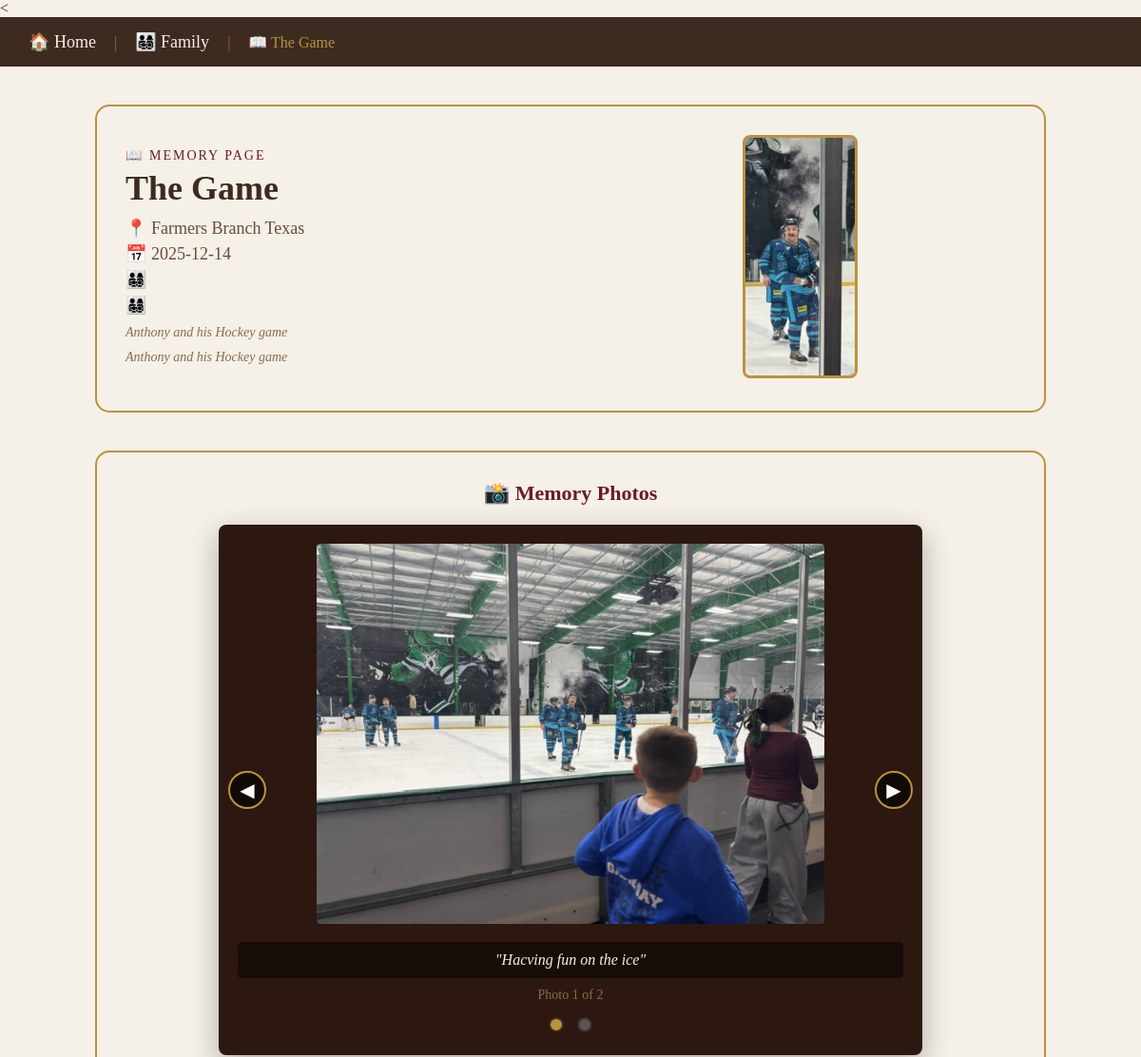
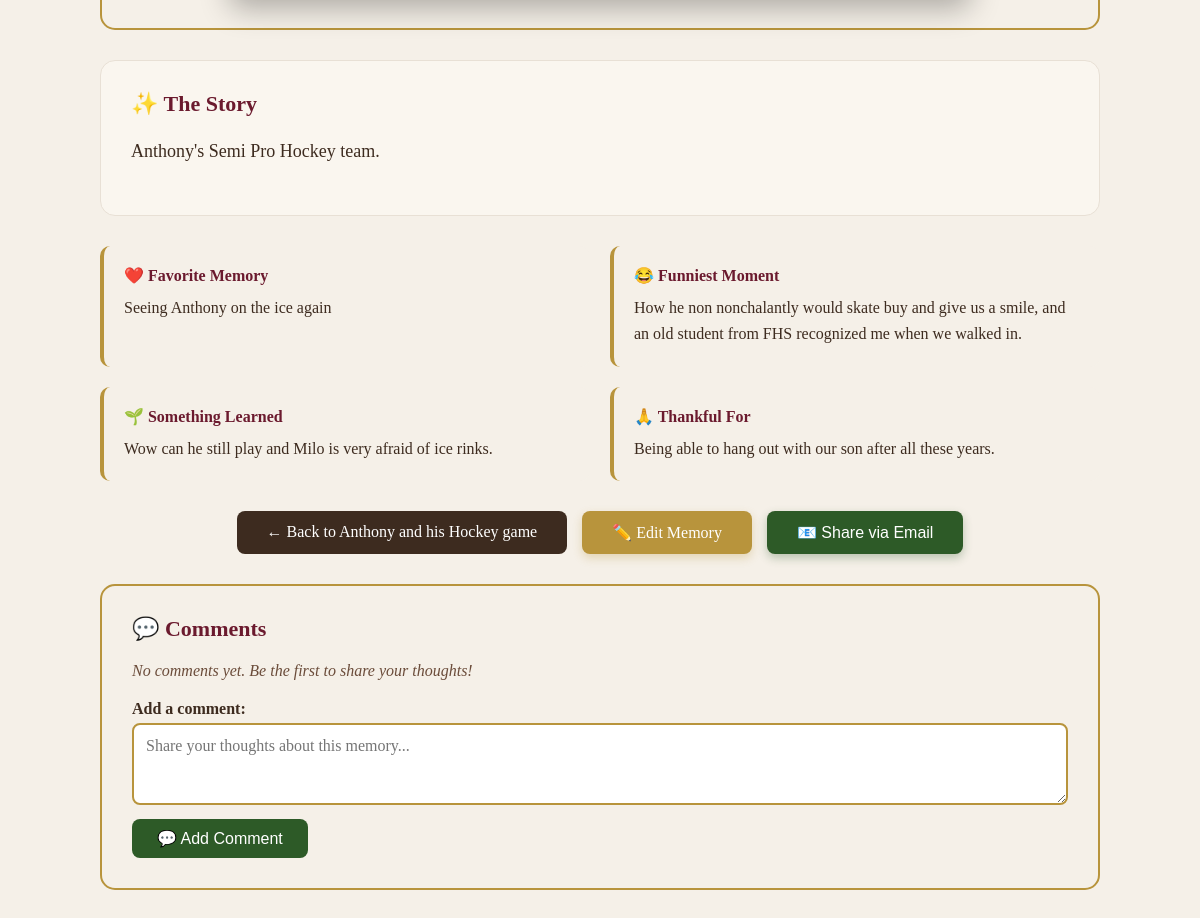
Screenshot of /memory/5 (signed in) with the database file from the repository (2 pictures, top to bottom).
### tables this page shows
CREATE TABLE posts (
            id INTEGER PRIMARY KEY AUTOINCREMENT,
            family_id INTEGER NOT NULL,
            event_id INTEGER,
            title TEXT NOT NULL,
            adventure_day TEXT,
            date TEXT,
            people TEXT,
            story TEXT,
            favorite_memory TEXT,
            funniest_moment TEXT,
            something_learned TEXT,
            thankful_for TEXT,
            rating TEXT,
            adventure_photo TEXT,
            hero_caption TEXT,
            latitude REAL,
            longitude REAL,
            FOREIGN KEY(family_id) REFERENCES families(id),
            FOREIGN KEY(event_id) REFERENCES events(id)
        );

CREATE TABLE events (
            id INTEGER PRIMARY KEY AUTOINCREMENT,
            family_id INTEGER NOT NULL,
            name TEXT NOT NULL,
            year TEXT,
            location TEXT,
            description TEXT, month TEXT,
            FOREIGN KEY(family_id) REFERENCES families(id)
        );

CREATE TABLE adventure_photos (
            id INTEGER PRIMARY KEY AUTOINCREMENT,
            family_id INTEGER NOT NULL,
            adventure_id INTEGER NOT NULL,
            filename TEXT NOT NULL,
            caption TEXT,
            uploaded_at TIMESTAMP DEFAULT CURRENT_TIMESTAMP,
            display_order INTEGER DEFAULT 0,
            FOREIGN KEY(family_id) REFERENCES families(id),
            FOREIGN KEY(adventure_id) REFERENCES posts(id) ON DELETE CASCADE
        );

### app.py (the view)
@app.route("/memory/<int:memory_id>")
def memory_detail(memory_id):
    conn = get_db_connection()
    adventure = conn.execute("SELECT * FROM posts WHERE id = ? AND family_id = ?", (memory_id, current_user.family_id)).fetchone()
    if adventure is None:
        conn.close()
        return "Memory not found", 404
    event = conn.execute("SELECT * FROM events WHERE id = ?", (adventure["event_id"],)).fetchone()
    additional_photos = conn.execute(
        "SELECT * FROM adventure_photos WHERE adventure_id = ? ORDER BY display_order, uploaded_at",
        (memory_id,)
    ).fetchall()
    tagged_people = conn.execute("""
        SELECT family_members.*
        FROM family_members
        JOIN memory_people ON family_members.id = memory_people.family_member_id
        WHERE memory_people.memory_id = ?
        ORDER BY family_members.name
    """, (memory_id,)).fetchall()
    comments = conn.execute("""
        SELECT comments.*, users.username
        FROM comments
        JOIN users ON comments.user_id = users.id
        WHERE comments.memory_id = ?
        ORDER BY comments.created_at DESC
    """, (memory_id,)).fetchall()
    conn.close()
    return render_template("adventure.html",
                          adventure=adventure,
                          event=event,
                          additional_photos=additional_photos,
                          tagged_people=tagged_people,
                          comments=comments)

### app.py (called while the page is built)
def get_db_connection():
    conn = sqlite3.connect(DB_NAME)
    conn.row_factory = sqlite3.Row
    return conn

@login_manager.user_loader
def load_user(user_id):
    conn = get_db_connection()
    user = conn.execute("SELECT * FROM users WHERE id = ?", (user_id,)).fetchone()
    conn.close()
    if user:
        return User(
            user["id"],
            user["family_id"],
            user["username"],
            user["email"],
            user["full_name"],
            user["is_admin"]
        )
    return None

@app.context_processor
def inject_user():
    return dict(current_user=current_user)

### templates/adventure.html (shortened to what this page needs)
<!DOCTYPE html>
<html lang="en">
<<head>
</head>
<body>
<div class="nav">
    <div>
        <a href="/">🏠 Home</a>
        <span style="margin: 0 15px; color: #8b6b4a;">|</span>
        <a href="/family-members">👨‍👩‍👧‍👦 Family</a>
        <span style="margin: 0 15px; color: #8b6b4a;">|</span>
        <span style="color: #b8943c;">📖 {{ adventure.title }}</span>
    </div>
</div>
<div class="container">
    <div class="memory-header">
        <div class="info">
            <p style="color: #6b1a2e; font-size: 14px; text-transform: uppercase; letter-spacing: 2px; margin: 0 0 5px 0;">📖 Memory Page</p>
            <h1>{{ adventure.title }}</h1>
            <p>📍 {{ adventure.adventure_day }}</p>
            <p>📅 {{ adventure.date }}</p>
            <p>👨‍👩‍👧‍👦 {{ adventure.people }}</p>
                        <p>👨‍👩‍👧‍👦 {{ adventure.people }}</p>
            <p style="color: #8b6b4a; font-size: 14px; margin-top: 10px; font-style: italic;">{{ event.name }}</p>
            <p style="color: #8b6b4a; font-size: 14px; margin-top: 10px; font-style: italic;">{{ event.name }}</p>
        </div>
        <div class="hero">
            {% if adventure.adventure_photo %}
            <img src="/static/uploads/{{ adventure.adventure_photo }}" alt="Hero Photo">
            {% else %}
            <div class="no-photo">
                <p style="color: #8b6b4a; font-size: 16px; margin: 0;">📸 No hero photo yet</p>
            </div>
            {% endif %}
        </div>
    </div>
    <div class="slideshow">
        <h3>📸 Memory Photos</h3>
        <div class="slideshow-container" id="slideshowContainer">
            <div class="slides" id="slides">
                {% if additional_photos %}
                    {% for photo in additional_photos %}
                    <div class="slide {% if loop.first %}active{% endif %}">
                        <img src="/static/uploads/{{ photo.filename }}" alt="{{ photo.caption or 'Memory photo' }}">
                        {% if photo.caption %}
                        <div class="caption">"{{ photo.caption }}"</div>
                        {% endif %}
                        <div class="counter">Photo {{ loop.index }} of {{ additional_photos|length }}</div>
                    </div>
                    {% endfor %}
                {% endif %}
            </div>
            {% if additional_photos and additional_photos|length > 1 %}
            <button class="slideshow-btn prev" onclick="changeSlide(-1)">◀</button>
            <button class="slideshow-btn next" onclick="changeSlide(1)">▶</button>
            <div class="dots" id="dots">
                {% for photo in additional_photos %}
                <span class="dot {% if loop.first %}active{% endif %}" onclick="currentSlide({{ loop.index }})"></span>
                {% endfor %}
            </div>
            {% endif %}
        </div>
    </div>
    <div class="story-box">
        <h3>✨ The Story</h3>
        <p>{{ adventure.story }}</p>
    </div>
    <div class="memory-cards">
        {% if adventure.favorite_memory %}
        <div class="memory-card">
            <h4>❤️ Favorite Memory</h4>
            <p>{{ adventure.favorite_memory }}</p>
        </div>
        {% endif %}
        {% if adventure.funniest_moment %}
        <div class="memory-card">
            <h4>😂 Funniest Moment</h4>
            <p>{{ adventure.funniest_moment }}</p>
        </div>
        {% endif %}
        {% if adventure.something_learned %}
        <div class="memory-card">
            <h4>🌱 Something Learned</h4>
            <p>{{ adventure.something_learned }}</p>
        </div>
        {% endif %}
        {% if adventure.thankful_for %}
        <div class="memory-card">
            <h4>🙏 Thankful For</h4>
            <p>{{ adventure.thankful_for }}</p>
        </div>
        {% endif %}
    </div>
    <div class="action-buttons">
        <a href="/adventure/{{ adventure.event_id }}" class="btn-back">← Back to {{ event.name }}</a>
        <a href="/edit-adventure/{{ adventure.id }}" class="btn-edit">✏️ Edit Memory</a>
        <button onclick="openShareModal()" style="background: #2d5a27; color: white; padding: 12px 30px; border: none; border-radius: 8px; font-size: 16px; cursor: pointer; box-shadow: 0 4px 10px rgba(45, 90, 39, 0.3);">
            📧 Share via Email
        </button>
    </div>
    <div style="background: #f5f0e8; padding: 30px; border-radius: 15px; border: 2px solid #b8943c; margin-top: 30px;">
        <h3 style="color: #6b1a2e; font-size: 22px; margin-top: 0; margin-bottom: 20px;">💬 Comments</h3>
        {% if comments %}
            {% for comment in comments %}
            <div style="background: #faf6ef; padding: 15px; border-radius: 10px; margin-bottom: 10px; border-left: 3px solid #b8943c;">
                <div style="display: flex; justify-content: space-between; align-items: center; flex-wrap: wrap;">
                    <strong style="color: #3d2b1f;">{{ comment.username }}</strong>
                    <span style="color: #8b6b4a; font-size: 12px;">{{ comment.created_at }}</span>
                </div>
                <p style="color: #3d2b1f; margin: 5px 0 0 0; line-height: 1.5;">{{ comment.comment }}</p>
            </div>
            {% endfor %}
        {% else %}
            <p style="color: #6b4c3a; font-size: 16px; font-style: italic;">No comments yet. Be the first to share your thoughts!</p>
        {% endif %}
        <form method="POST" action="/add-comment/{{ adventure.id }}" style="margin-top: 20px;">
            <label style="display: block; color: #3d2b1f; font-weight: bold; margin-bottom: 5px;">Add a comment:</label>
            <textarea name="comment" rows="3" placeholder="Share your thoughts about this memory..." style="width: 100%; padding: 12px; border: 2px solid #b8943c; border-radius: 8px; box-sizing: border-box; font-family: inherit; font-size: 16px; resize: vertical;"></textarea>
            <button type="submit" style="background: #2d5a27; color: white; padding: 10px 25px; border: none; border-radius: 8px; font-size: 16px; cursor: pointer; margin-top: 10px;">
                💬 Add Comment
            </button>
        </form>
    </div>
</div>
</body>
</html>

### templates/adventure.html (style rules this page uses)
body { font-family: 'Georgia', serif; background-color: #f5f0e8; color: #3d2b1f; margin: 0; padding: 0; }
.container { max-width: 1000px; margin: 40px auto; padding: 0 20px; }
.nav { background: #3d2b1f; padding: 15px 30px; color: white; display: flex; justify-content: space-between; align-items: center; flex-wrap: wrap; }
.nav a { color: #f5f0e8; text-decoration: none; font-size: 18px; }
.memory-header { display: flex; gap: 30px; align-items: center; background: #f5f0e8; padding: 30px; border-radius: 15px; border: 2px solid #b8943c; margin-bottom: 40px; flex-wrap: wrap; }
.memory-header .info { flex: 1; min-width: 250px; }
.memory-header .info h1 { color: #3d2b1f; font-size: 36px; margin: 0 0 10px 0; }
.memory-header .info p { color: #6b4c3a; font-size: 18px; margin: 5px 0; }
.memory-header .hero { flex: 1; min-width: 200px; text-align: center; }
.memory-header .hero img { max-width: 300px; max-height: 250px; object-fit: cover; border-radius: 8px; border: 3px solid #b8943c; }
.story-box { background: #faf6ef; padding: 30px; border-radius: 15px; border: 1px solid #e8e0d5; margin-bottom: 30px; }
.story-box h3 { color: #6b1a2e; font-size: 22px; margin-top: 0; margin-bottom: 15px; }
.story-box p { color: #3d2b1f; font-size: 18px; line-height: 1.8; white-space: pre-wrap; }
.memory-cards { display: grid; grid-template-columns: 1fr 1fr; gap: 20px; margin-bottom: 30px; }
.memory-card { background: #f5f0e8; padding: 20px; border-radius: 10px; border-left: 4px solid #b8943c; }
.memory-card h4 { color: #6b1a2e; margin: 0 0 10px 0; }
.memory-card p { color: #3d2b1f; margin: 0; line-height: 1.6; }
.slideshow { background: #f5f0e8; padding: 30px; border-radius: 15px; border: 2px solid #b8943c; margin-bottom: 30px; }
.slideshow h3 { color: #6b1a2e; font-size: 22px; margin-top: 0; margin-bottom: 20px; text-align: center; }
.slideshow-container { position: relative; max-width: 700px; margin: 0 auto; background: #2c1810; padding: 20px; border-radius: 8px; box-shadow: 0 10px 30px rgba(0,0,0,0.3); }
.slideshow-container .slide { display: none; text-align: center; }
.slideshow-container .slide.active { display: block; }
.slideshow-container .slide img { max-width: 100%; max-height: 400px; object-fit: contain; border-radius: 4px; }
.slideshow-container .slide .caption { color: #f5f0e8; font-size: 16px; font-style: italic; margin: 15px 0 5px 0; text-align: center; background: rgba(0,0,0,0.5); padding: 10px; border-radius: 4px; }
.slideshow-container .slide .counter { color: #8b6b4a; font-size: 14px; margin: 10px 0 0 0; text-align: center; }
.slideshow-btn { position: absolute; top: 50%; transform: translateY(-50%); background: rgba(0,0,0,0.6); color: white; border: 2px solid #b8943c; border-radius: 50%; width: 40px; height: 40px; font-size: 20px; cursor: pointer; z-index: 10; transition: all 0.3s; }
.slideshow-btn.prev { left: 10px; }
.slideshow-btn.next { right: 10px; }
.dots { text-align: center; margin-top: 15px; }
.dots .dot { cursor: pointer; height: 12px; width: 12px; margin: 0 5px; background-color: #555; border-radius: 50%; display: inline-block; transition: background-color 0.3s; border: 2px solid #3d2b1f; }
.dots .dot.active { background-color: #b8943c; }
.action-buttons { text-align: center; margin-top: 20px; display: flex; gap: 15px; justify-content: center; flex-wrap: wrap; }
.action-buttons .btn-back { background: #3d2b1f; color: white; padding: 12px 30px; text-decoration: none; border-radius: 8px; font-size: 16px; display: inline-block; }
.action-buttons .btn-edit { background: #b8943c; color: white; padding: 12px 30px; text-decoration: none; border-radius: 8px; font-size: 16px; display: inline-block; box-shadow: 0 4px 10px rgba(184, 148, 60, 0.3); }

### rows the page displays
posts: title "The Game", adventure_day "Farmers Branch Texas", date "2025-12-14", adventure_photo (picture), story "Anthony's Semi Pro Hockey team.", favorite_memory "Seeing Anthony on the ice again", funniest_moment "How he non nonchalantly would skate buy and give us a smile, and an old student from FHS recognized me when we walked in.", something_learned "Wow can he still play and Milo is very afraid of ice rinks.", thankful_for "Being able to hang out with our son after all these years."
events: name "Anthony and his Hockey game"
adventure_photos: filename (picture), caption "Hacving fun on the ice", additional_photos "2"
